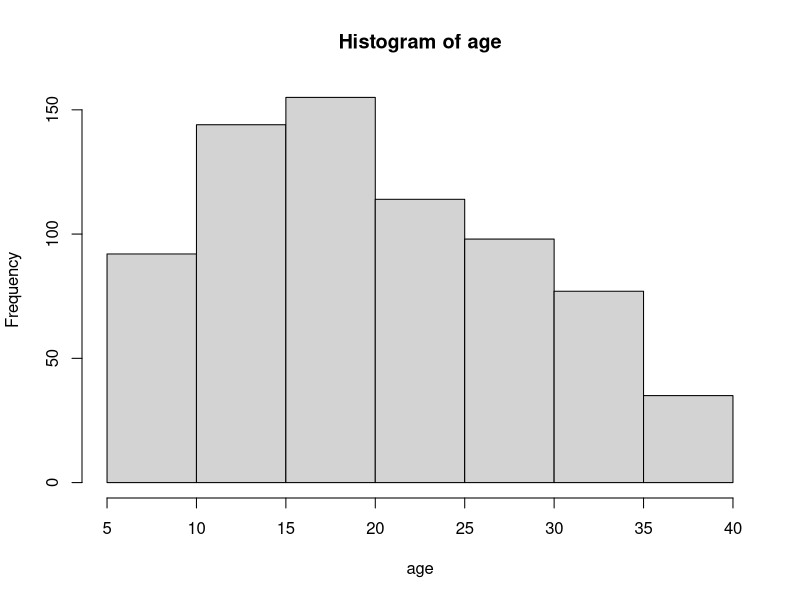
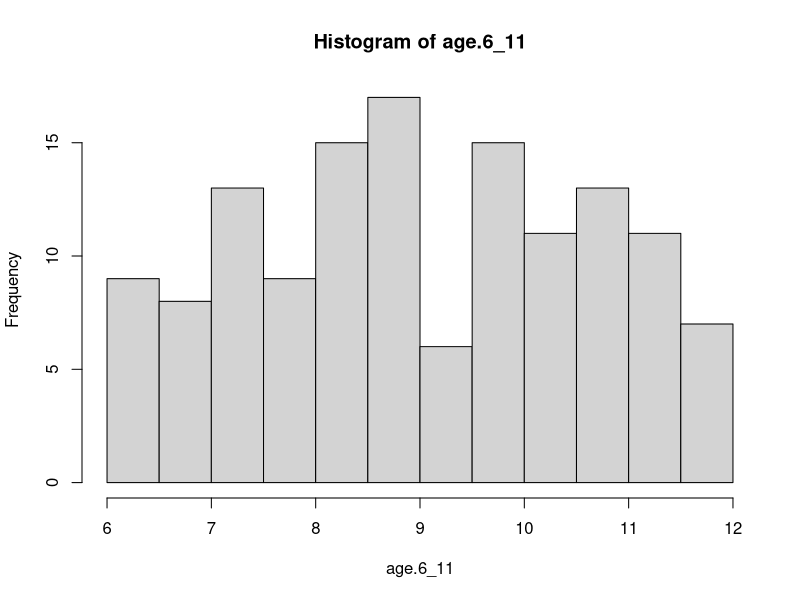
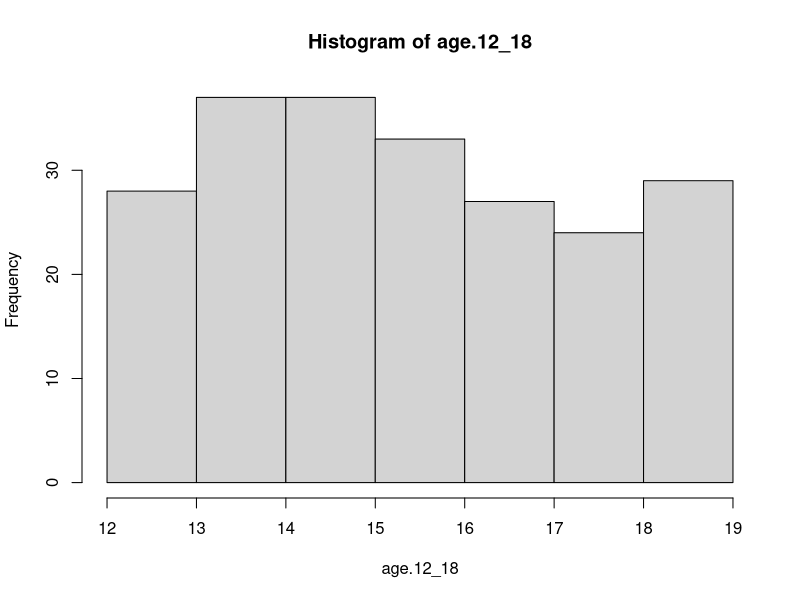
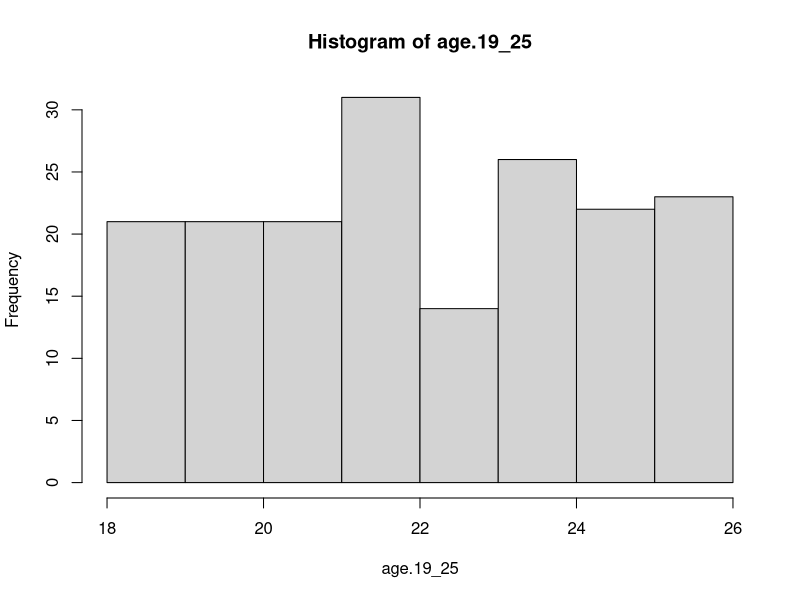
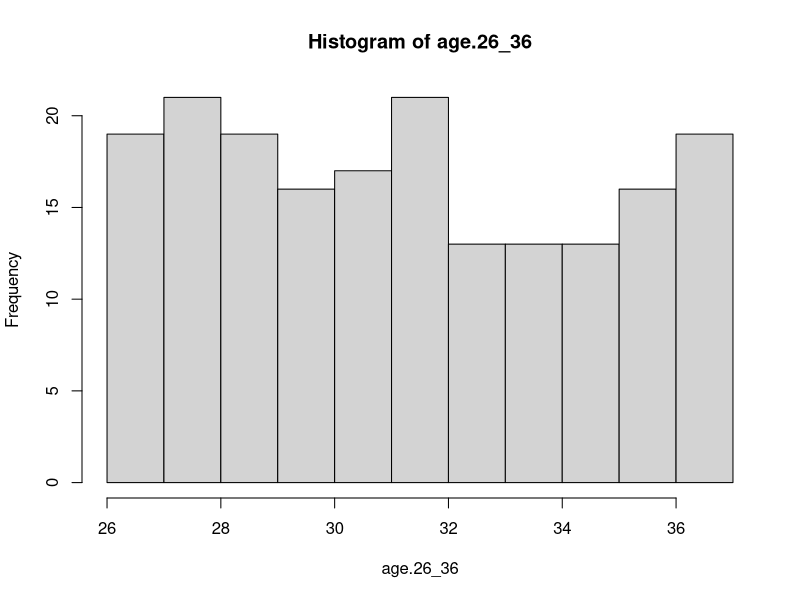
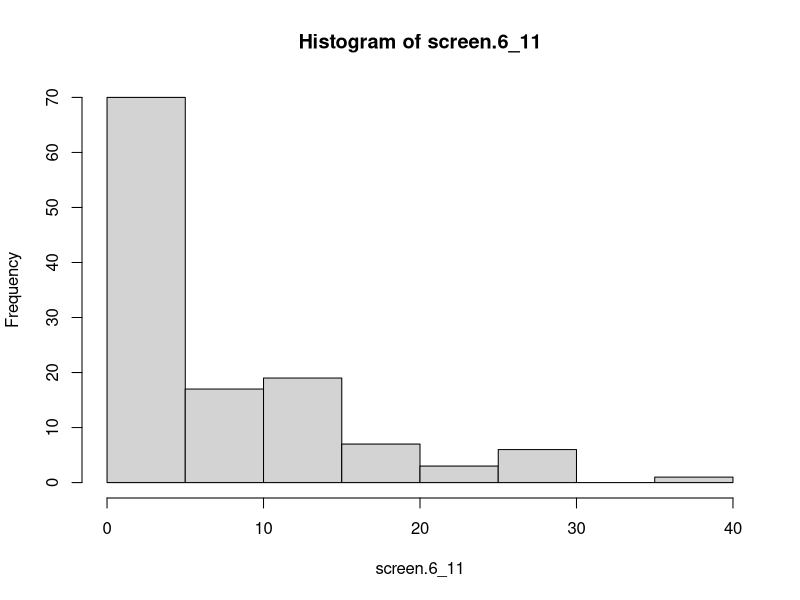
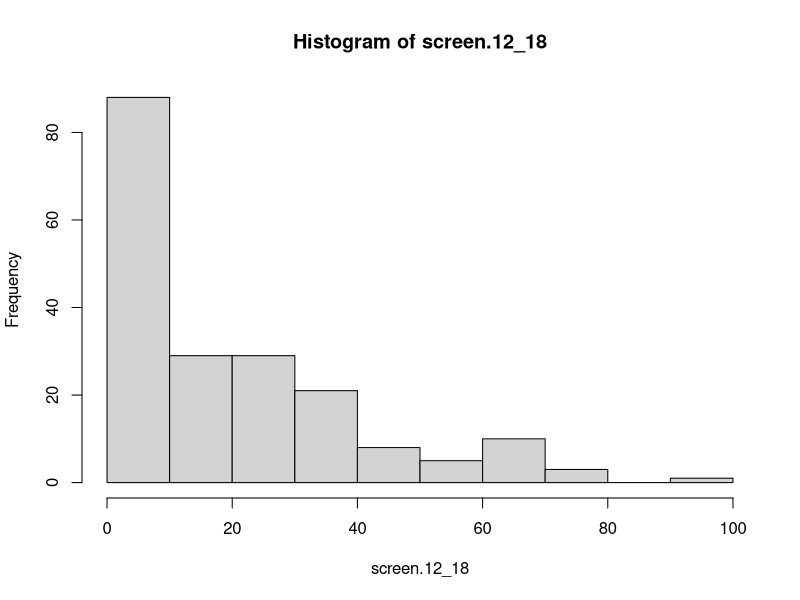
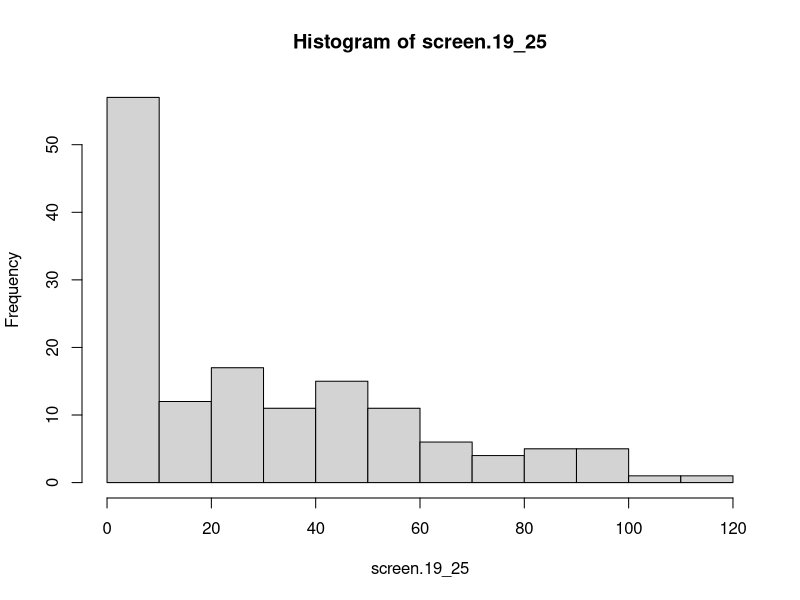

Recreate these plots in R, in order. (Note: this script raises an error after producing the figures.)
#### Data Simulation ####

set.seed(0)

# Overall Values

total.n.6_11 <- 134
total.n.12_18 <- 215
total.n.19_25 <- 179
total.n.26_36 <- 187


# Age

age.6_11 <- runif(n=total.n.6_11, min = 6, max = 11.9)
sd(age.6_11)
# sim sd: ~ 1.7
# original sd: 1.82
age.12_18 <- runif(n=total.n.12_18, min = 12, max = 18.9)
sd(age.12_18)
# sim sd: ~ 2.0
# original sd: 2.19

age.19_25 <- runif(n=total.n.19_25, min = 18, max = 25.9)
sd(age.19_25)
# sim sd: ~ 2.4
# original sd: 2.07

age.26_36 <- rnorm(n=total.n.26_36, mean=30.64, sd=3.07)
age.26_36 <- runif(n=total.n.26_36, min = 26, max = 36.9)
sd(age.26_36)
# sim sd: ~ 3.1
# original sd: 3.07


age <- c(age.6_11, age.12_18, age.19_25, age.26_36)
sd(age)
# sim sd: ~ 8.6
# original sd: 8.26

hist(age)
hist(age.6_11)
hist(age.12_18)
hist(age.19_25)
hist(age.26_36)



impute.age.6_11 <- replace(age.6_11, is.na(age.6_11), 
                              mean(age.6_11, na.rm=TRUE))
impute.age.12_18 <- replace(age.12_18, is.na(age.12_18), 
                               mean(age.12_18, na.rm=TRUE))
impute.age.19_25 <- replace(age.19_25, is.na(age.19_25), 
                               mean(age.19_25, na.rm=TRUE))
impute.age.26_36 <- replace(age.26_36, is.na(age.26_36), 
                               mean(age.26_36, na.rm=TRUE))





install.packages("truncnorm")
require(truncnorm)

# Touchscreen Use

# Touchscreen values for each age group

screen.mean.6_11 <- 8.53
screen.mean.12_18 <- 18.80
screen.mean.19_25 <- 25.18
screen.mean.26_36 <- 44.11
screen.mean.all <- 24.45

screen.sd.6_11 <- 15.54
screen.sd.12_18 <- 36.83
screen.sd.19_25 <- 37.46
screen.sd.26_36 <- 47.75
screen.sd.all <- 38.98

screen.n.6_11 <- 123
screen.n.12_18 <- 194
screen.n.19_25 <- 145
screen.n.26_36 <- 151
screen.n.all <- 612

# set.seed(0)

screen.6_11 <- (0.7)* rnorm(n=total.n.6_11, mean=(screen.mean.6_11-2.5), sd=screen.sd.6_11) + 
                (0.3)* rnorm(n=total.n.6_11, mean=3, sd=5)
screen.6_11 <- replace(screen.6_11, screen.6_11<0, 0)
screen.6_11[sample(1:length(screen.6_11), 
                   size = (total.n.6_11-screen.n.6_11), replace = FALSE)] <- NA
hist(screen.6_11)
sd(screen.6_11, na.rm = TRUE)
mean(screen.6_11, na.rm = TRUE)
# Sim mean typically hovers between 6.5-8.5
# Original mean: 7.53

# set.seed(0)
screen.12_18 <- (0.7)* rnorm(n=total.n.12_18, mean=(screen.mean.12_18-4), sd=screen.sd.12_18) + 
  (0.3)* rnorm(n=total.n.12_18, mean=10, sd=10)
screen.12_18 <- replace(screen.12_18, screen.12_18<0, 0)
screen.12_18[sample(1:length(screen.12_18), 
                    size = (total.n.12_18-screen.n.12_18), replace = FALSE)] <- NA
hist(screen.12_18)
sd(screen.12_18, na.rm = TRUE)
mean(screen.12_18, na.rm = TRUE)
# Sim mean typically hovers between 17-19.5
# Original mean: 18.8

# set.seed(0)
screen.19_25 <- (0.7)* rnorm(n=total.n.19_25, mean=(screen.mean.19_25-7), sd=screen.sd.19_25) + 
  (0.3)* rnorm(n=total.n.19_25, mean=15, sd=10)
screen.19_25 <- rnorm(n=total.n.19_25, mean=(25.18-7), sd=37.46)
screen.19_25 <- replace(screen.19_25, screen.19_25<0, 0)
screen.19_25[sample(1:length(screen.19_25), 
                    size = (total.n.19_25-screen.n.19_25), replace = FALSE)] <- NA
hist(screen.19_25)
sd(screen.19_25, na.rm = TRUE)
mean(screen.19_25, na.rm = TRUE)
# Final mean typically hovers between 24-28
# Original mean: 25.18

# set.seed(0)
screen.26_36 <- (0.7)* rnorm(n=total.n.26_36, mean=(screen.mean.26_36), sd=screen.sd.26_36) + 
  (0.3)* rnorm(n=total.n.26_36, mean=40, sd=10)
screen.26_36 <- replace(screen.26_36, screen.26_36<0, 0)
screen.26_36[sample(1:length(screen.26_36), 
                    size = (total.n.26_36-screen.n.26_36), replace = FALSE)] <- NA
hist(screen.26_36)
sd(screen.26_36, na.rm = TRUE)
mean(screen.26_36, na.rm = TRUE)
# Final mean typically hovers between 41-48
# Original mean: 44.11

hist(screen.6_11)
hist(screen.12_18)
hist(screen.19_25)
hist(screen.26_36)

screentime <- c(screen.6_11, screen.12_18, screen.19_25, screen.26_36)
hist(screentime)

impute_screen.6_11 <- replace(screen.6_11, is.na(screen.6_11), 
                              mean(screen.6_11, na.rm=TRUE))
impute_screen.12_18 <- replace(screen.12_18, is.na(screen.12_18), 
                               mean(screen.12_18, na.rm=TRUE))
impute_screen.19_25 <- replace(screen.19_25, is.na(screen.19_25), 
                               mean(screen.19_25, na.rm=TRUE))
impute_screen.26_36 <- replace(screen.26_36, is.na(screen.26_36), 
                               mean(screen.26_36, na.rm=TRUE))

# Sex

sex.6_11 <- rep(x = "Female", times = total.n.6_11)
sex.6_11[sample(1:length(sex.6_11), size=ceiling(total.n.6_11*0.5149), 
                replace = FALSE)] <- "Male"

sex.12_18 <- rep(x = "Female", times = total.n.12_18)
sex.12_18[sample(1:length(sex.12_18), size=ceiling(total.n.12_18*0.5302), 
                 replace = FALSE)] <- "Male"


sex.19_25 <- rep(x = "Female", times = total.n.19_25)
sex.19_25[sample(1:length(sex.19_25), size=ceiling(total.n.19_25*0.5587), 
                 replace = FALSE)] <- "Male"


sex.26_36 <- rep(x = "Female", times = total.n.26_36)
sex.26_36[sample(1:length(sex.26_36), size=ceiling(total.n.26_36*0.5134), 
               replace = FALSE)] <- "Male"

sex <- c(sex.6_11, sex.12_18, sex.19_25, sex.26_36)
length(sex)

# Background TV

# N values for each age group
tv.n.6_11 <- 123
tv.n.12_18 <- 194
tv.n.19_25 <- 145
tv.n.26_36 <- 151

# TV values for each age group

tv.sd.6_11 <- 186.08
tv.sd.12_18 <- 172.70
tv.sd.19_25 <- 162.99
tv.sd.26_36 <-183.24

tv.mean.6_11 <- 209.72
tv.mean.12_18 <- 189.62
tv.mean.19_25 <- 187.00
tv.mean.26_36 <- 219.01


# Ratio values for each age group
tv_screen_ratio.6_11 <- tv_mean.6_11/screen_mean.6_11
tv_screen_ratio.12_18 <- tv_mean.12_18/screen_mean.12_18
tv_screen_ratio.19_25 <- tv_mean.19_25/screen_mean.19_25
tv_screen_ratio.26_36 <- tv_mean.26_36/screen_mean.26_36


tv_mean.all <-200.27



tv.6_11 <- (0.6)*(impute_screen.6_11 * tv_screen_ratio.6_11) + 
  (0.4)*(tv_mean.6_11 + rnorm(tv.n.6_11, sd=tv_sd.6_11))
tv.6_11[sample(1:length(tv.6_11), size=(total.n.6_11-tv.n.6_11), 
               replace = FALSE)] <- NA
tv.6_11 <- replace(tv.6_11, tv.6_11<0, 0)
hist(tv.6_11)
mean(tv.6_11, na.rm=TRUE)
# Sim mean hovers between: 199-211
# Original mean: 209.72


tv.12_18 <- (0.6)*(impute_screen.12_18 * tv_screen_ratio.12_18) + 
  (0.4)*(tv_mean.12_18 + rnorm(tv.n.12_18, sd=tv_sd.12_18))
tv.12_18[sample(1:length(tv.12_18), size=(total.n.12_18-tv.n.12_18), 
                replace = FALSE)] <- NA
tv.12_18 <- replace(tv.12_18, tv.12_18<0, 0)
hist(tv.12_18)
mean(tv.12_18, na.rm=TRUE)
# Sim mean hovers between: 185-196
# Original mean: 189.62


tv.19_25 <- (0.6)*(impute_screen.19_25 * tv_screen_ratio.19_25) + 
  (0.4)*(tv_mean.19_25 + rnorm(tv.n.19_25, sd=tv_sd.19_25))
tv.19_25[sample(1:length(tv.19_25), size=(total.n.19_25-tv.n.19_25), 
                replace = FALSE)] <- NA
tv.19_25 <- replace(tv.19_25, tv.19_25<0, 0)
hist(tv.19_25)
mean(tv.19_25, na.rm=TRUE)
# Sim mean hovers between: 175-195
# Original mean: 187.00

tv.26_36 <- (0.6)*(impute_screen.26_36 * tv_screen_ratio.26_36) + 
  (0.4)*(tv_mean.26_36 + rnorm(tv.n.26_36, mean=-10, sd=tv_sd.26_36))
tv.26_36[sample(1:length(tv.26_36), size=(total.n.26_36-tv.n.26_36), 
                replace = FALSE)] <- NA
tv.26_36 <- replace(tv.26_36, tv.26_36<0, 0)
mean(tv.26_36, na.rm=TRUE)
# Sim mean hovers between: 215-225
# Original mean: 219.01


tv <- c(tv.6_11, tv.12_18, tv.19_25, tv.26_36)
hist(tv)



## Night-time sleep duration

# Overall values for each age group
ntsleep.n.6_11 <- 116
ntsleep.n.12_18 <- 176
ntsleep.n.19_25 <- 132
ntsleep.n.26_36 <- 130

ntsleep.sd.6_11 <- 64.81
ntsleep.sd.12_18 <- 50.13
ntsleep.sd.19_25 <- 60.12
ntsleep.sd.26_36 <-61.81

ntsleep.mean.6_11 <- 637.24
ntsleep.mean.12_18 <- 647.24
ntsleep.mean.19_25 <- 651.25
ntsleep.mean.26_36 <- 643.21


# Ratio values for each age group


ntsleep_screen_ratio.6_11 <- ntsleep.mean.6_11/screen.mean.6_11
ntsleep_screen_ratio.12_18 <- ntsleep.mean.12_18/screen.mean.12_18
ntsleep_screen_ratio.19_25 <- ntsleep.mean.19_25/screen.mean.19_25
ntsleep_screen_ratio.26_36 <- ntsleep.mean.26_36/screen.mean.26_36


ntsleep.6_11 <- rtruncnorm(n=total.n.6_11, a=(ntsleep.mean.6_11-ntsleep.sd.6_11*2), 
                            b=(ntsleep.mean.6_11+ntsleep.sd.6_11*3),
                            mean=ntsleep.mean.6_11+50,
                            sd=ntsleep.sd.6_11) - 
                0.08*(impute_screen.6_11 * ntsleep_screen_ratio.6_11)
ntsleep.6_11[sample(1:length(ntsleep.6_11), size=(total.n.6_11-ntsleep.n.6_11), 
               replace = FALSE)] <- NA
hist(ntsleep.6_11)
mean(ntsleep.6_11, na.rm=TRUE)
# Sim mean hovers around: 632-643
# Original mean: 637.24

ntsleep.12_18 <- rtruncnorm(n=total.n.12_18, a=(ntsleep.mean.12_18-ntsleep.sd.12_18*2), 
                           b=(ntsleep.mean.12_18+ntsleep.sd.12_18*3),
                           mean=ntsleep.mean.12_18+60,
                           sd=ntsleep.sd.12_18) - 
                0.08*(impute_screen.12_18 * ntsleep_screen_ratio.12_18)
ntsleep.12_18[sample(1:length(ntsleep.12_18), size=(total.n.12_18-ntsleep.n.12_18), 
                    replace = FALSE)] <- NA
hist(ntsleep.12_18)
mean(ntsleep.12_18, na.rm=TRUE)
# Sim mean hovers around: 639-656
# Original mean: 647.24


ntsleep.19_25 <- rtruncnorm(n=total.n.19_25, a=(ntsleep.mean.19_25-ntsleep.sd.19_25*2), 
                            b=(ntsleep.mean.19_25+ntsleep.sd.19_25*3),
                            mean=ntsleep.mean.19_25+50,
                            sd=ntsleep.sd.19_25) - 
                0.08*(impute_screen.19_25 * ntsleep_screen_ratio.19_25)
ntsleep.19_25[sample(1:length(ntsleep.19_25), size=(total.n.19_25-ntsleep.n.19_25), 
                     replace = FALSE)] <- NA
hist(ntsleep.19_25)
mean(ntsleep.19_25, na.rm=TRUE)
# Sim mean hovers between: 641-658
# Original mean: 651.25

ntsleep.26_36 <- rtruncnorm(n=total.n.26_36, a=(ntsleep.mean.26_36-ntsleep.sd.26_36*2), 
                            b=(ntsleep.mean.26_36+ntsleep.sd.26_36*3),
                            mean=ntsleep.mean.26_36+56,
                            sd=ntsleep.sd.26_36) - 
  0.08*(impute_screen.26_36 * ntsleep_screen_ratio.26_36)
ntsleep.26_36[sample(1:length(ntsleep.26_36), size=(total.n.26_36-ntsleep.n.26_36), 
                     replace = FALSE)] <- NA
hist(ntsleep.26_36)
mean(ntsleep.26_36, na.rm=TRUE)
# Sim mean hovers around: 638-651
# Original mean: 643.21


ntsleep <- c(ntsleep.6_11, ntsleep.12_18, ntsleep.19_25, ntsleep.26_36)
hist(ntsleep)



## Day-time sleep duration

# Overall values for each age group
daysleep.n.6_11 <- 116
daysleep.n.12_18 <- 176
daysleep.n.19_25 <- 132
daysleep.n.26_36 <- 126

daysleep.sd.6_11 <- 47.27
daysleep.sd.12_18 <- 38.40
daysleep.sd.19_25 <- 40.28
daysleep.sd.26_36 <- 53.20

daysleep.mean.6_11 <- 139.05
daysleep.mean.12_18 <- 122.47
daysleep.mean.19_25 <- 100.57
daysleep.mean.26_36 <- 68.25


# Ratio values for each age group
daysleep.screen_ratio.6_11 <- daysleep.mean.6_11/screen.mean.6_11
daysleep.screen_ratio.12_18 <- daysleep.mean.12_18/screen.mean.12_18
daysleep.screen_ratio.19_25 <- daysleep.mean.19_25/screen.mean.19_25
daysleep.screen_ratio.26_36 <- daysleep.mean.26_36/screen.mean.26_36


daysleep.6_11 <- rtruncnorm(n=total.n.6_11, a=(daysleep.mean.6_11-daysleep.sd.6_11*3), 
                            b=(daysleep.mean.6_11+daysleep.sd.6_11*2),
                            mean=daysleep.mean.6_11-5,
                            sd=daysleep.sd.6_11) + 
            0.05*(impute_screen.6_11 * daysleep.screen_ratio.6_11)
daysleep.6_11[sample(1:length(daysleep.6_11), size=(total.n.6_11-daysleep.n.6_11),
                    replace = FALSE)] <- NA
daysleep.6_11 <- replace(daysleep.6_11, daysleep.6_11<0, 0)
mean(daysleep.6_11, na.rm = TRUE)
# Simulated mean hovers around: 128-144
# Original mean: 139.05


daysleep.12_18 <- rtruncnorm(n=total.n.12_18, a=(daysleep.mean.12_18-daysleep.sd.12_18*3), 
                            b=(daysleep.mean.12_18+daysleep.sd.12_18*2),
                            mean=daysleep.mean.12_18-5,
                            sd=daysleep.sd.12_18) + 
  0.05*(impute_screen.12_18 * daysleep.screen_ratio.12_18)
daysleep.12_18[sample(1:length(daysleep.12_18), size=(total.n.12_18-daysleep.n.12_18),
                     replace = FALSE)] <- NA
daysleep.12_18 <- replace(daysleep.12_18, daysleep.12_18<0, 0)
mean(daysleep.12_18, na.rm = TRUE)
# Simulated mean hovers around: 120-125
# Original mean: 122.47


daysleep.19_25 <- rtruncnorm(n=total.n.19_25, a=(daysleep.mean.19_25-daysleep.sd.19_25*3), 
                             b=(daysleep.mean.19_25+daysleep.sd.19_25*2),
                             mean=daysleep.mean.19_25-5,
                             sd=daysleep.sd.19_25) + 
  0.05*(impute_screen.19_25 * daysleep.screen_ratio.19_25)
daysleep.19_25[sample(1:length(daysleep.19_25), size=(total.n.19_25-daysleep.n.19_25),
                     replace = FALSE)] <- NA
daysleep.19_25 <- replace(daysleep.19_25, daysleep.19_25<0, 0)
mean(daysleep.19_25, na.rm = TRUE)
# Simulated mean hovers around: 97-102
# Original mean: 100.57


daysleep.26_36 <- rtruncnorm(n=total.n.26_36, a=(daysleep.mean.26_36-daysleep.sd.26_36*3), 
                             b=(daysleep.mean.26_36+daysleep.sd.26_36*2),
                             mean=daysleep.mean.26_36-4,
                             sd=daysleep.sd.26_36) + 
  0.05*(impute_screen.26_36 * daysleep.screen_ratio.26_36)
daysleep.26_36[sample(1:length(daysleep.26_36), size=(total.n.26_36-daysleep.n.26_36),
                     replace = FALSE)] <- NA
daysleep.26_36 <- replace(daysleep.26_36, daysleep.26_36<0, 0)
mean(daysleep.26_36, na.rm = TRUE)
# Simulated mean hovers around: 59-78
# Original mean: 68.25


daysleep <- c(daysleep.6_11, daysleep.12_18, daysleep.19_25, daysleep.26_36)
hist(daysleep)
mean(daysleep, na.rm=TRUE)
# Simulated mean: 106.32
# Original mean: 108.29

# Total sleep

totalsleep <- ntsleep+daysleep


# Average number of night awakenings

# Age means 
age.mean.6_11 <- 8.99
age.mean.12_18 <- 14.40
age.mean.19_25 <- 21.94
age.mean.26_36 <- 30.64


# Overall values for each age group

wake.n.6_11 <- 116
wake.n.12_18 <- 177
wake.n.19_25 <- 133
wake.n.26_36 <- 130

wake.sd.6_11 <- 1.73
wake.sd.12_18 <- 1.33
wake.sd.19_25 <- 1.01
wake.sd.26_36 <- 0.81

wake.mean.6_11 <- 2
wake.mean.12_18 <- 1.29
wake.mean.19_25 <- 0.91
wake.mean.26_36 <- 0.58


# Ratio values for each age group
wake.age_ratio.6_11 <- wake_mean.6_11/age.mean.6_11
wake.age_ratio.12_18 <- wake_mean.12_18/age.mean.12_18
wake.age_ratio.19_25 <- wake_mean.19_25/age.mean.19_25
wake.age_ratio.26_36 <- wake_mean.26_36/age.mean.26_36


wake.6_11 <- floor(rtruncnorm(n=total.n.6_11, a=(wake.mean.6_11-wake.sd.6_11*2), 
                            b=(wake.mean.6_11+wake.sd.6_11*3),
                            mean=wake.mean.6_11+0.75,
                            sd=wake.sd.6_11) - 
                  0.15*(impute.age.6_11 * wake.age_ratio.6_11))
wake.6_11[sample(1:length(wake.6_11), size=(total.n.6_11-wake.n.6_11),
                     replace = FALSE)] <- NA
wake.6_11 <- replace(wake.6_11, wake.6_11<0, 0)
mean(wake.6_11, na.rm = TRUE)
# Simulated mean hovers around: 1.75-2.19
# Original mean: 2


wake.12_18 <- floor(rtruncnorm(n=total.n.12_18, a=(wake.mean.12_18-wake.sd.12_18*2), 
                              b=(wake.mean.12_18+wake.sd.12_18*3),
                              mean=wake.mean.12_18+0.6,
                              sd=wake.sd.12_18) - 
                     0.15*(impute.age.12_18 * wake.age_ratio.12_18))
wake.12_18[sample(1:length(wake.12_18), size=(total.n.12_18-wake.n.12_18),
                      replace = FALSE)] <- NA
wake.12_18 <- replace(wake.12_18, wake.12_18<0, 0)
mean(wake.12_18, na.rm = TRUE)
# Simulated mean hovers around: 1.23-1.37
# Original mean: 1.29


wake.19_25 <- floor(rtruncnorm(n=total.n.19_25, a=(wake.mean.19_25-wake.sd.19_25*2), 
                               b=(wake.mean.19_25+wake.sd.19_25*3),
                               mean=wake.mean.19_25+0.55,
                               sd=wake.sd.19_25) - 
                      0.15*(impute.age.19_25 * wake.age_ratio.19_25))
wake.19_25[sample(1:length(wake.19_25), size=(total.n.19_25-wake.n.19_25),
                      replace = FALSE)] <- NA
wake.19_25 <- replace(wake.19_25, wake.19_25<0, 0)
mean(wake.19_25, na.rm = TRUE)
# Simulated mean hovers around: 0.85-1.06
# Original mean: 0.91


wake.26_36 <- floor(rtruncnorm(n=total.n.26_36, a=(wake.mean.26_36-wake.sd.26_36*2), 
                               b=(wake.mean.26_36+wake.sd.26_36*3),
                               mean=wake.mean.26_36+0.55,
                               sd=wake.sd.26_36) - 
                      0.15*(impute.age.26_36 * wake.age_ratio.26_36))
wake.26_36[sample(1:length(wake.26_36), size=(total.n.26_36-wake.n.26_36),
                      replace = FALSE)] <- NA
wake.26_36 <- replace(wake.26_36, wake.26_36<0, 0)
mean(wake.26_36, na.rm = TRUE)
# Simulated mean hovers around: 0.53-0.67
# Original mean: 0.58


wake <- c(wake.6_11, wake.12_18, wake.19_25, wake.26_36)
mean(wake, na.rm=TRUE)
# Sim mean: 1.23
# Original mean: 1.17

# Sleep onset

# Overall values for each age group
onset.n.6_11 <- 116
onset.n.12_18 <- 177
onset.n.19_25 <- 131
onset.n.26_36 <- 130

onset_sd.6_11 <- 23.69
onset_sd.12_18 <- 16.53
onset_sd.19_25 <- 16.97
onset_sd.26_36 <- 27.86

onset_mean.6_11 <- 22.80
onset_mean.12_18 <- 21.54
onset_mean.19_25 <- 22.22
onset_mean.26_36 <- 29.34


# Ratio values for each age group
onset_screen_ratio.6_11 <- onset_mean.6_11/screen_mean.6_11
onset_screen_ratio.12_18 <- onset_mean.12_18/screen_mean.12_18
onset_screen_ratio.19_25 <- onset_mean.19_25/screen_mean.19_25
onset_screen_ratio.26_36 <- onset_mean.26_36/screen_mean.26_36


onset.6_11 <- (0.6)*(impute_screen.6_11 * onset_screen_ratio.6_11) + 
  (0.4)*(onset_mean.6_11 + rnorm(onset.n.6_11, sd=onset_sd.6_11))
onset.6_11[sample(1:length(onset.6_11), size=(total.n.6_11-onset.n.6_11),
                     replace = FALSE)] <- NA
onset.6_11 <- replace(onset.6_11, onset.6_11<0, 0)
mean(onset.6_11, na.rm = TRUE)


onset.12_18 <- (0.6)*(impute_screen.12_18 * onset_screen_ratio.12_18) + 
  (0.4)*(onset_mean.12_18 + rnorm(onset.n.12_18, sd=onset_sd.12_18))
onset.12_18[sample(1:length(onset.12_18), size=(total.n.12_18-onset.n.12_18),
                      replace = FALSE)] <- NA
onset.12_18 <- replace(onset.12_18, onset.12_18<0, 0)
mean(onset.12_18, na.rm = TRUE)


onset.19_25 <- (0.6)*(impute_screen.19_25 * onset_screen_ratio.19_25) + 
  (0.4)*(onset_mean.19_25 + rnorm(onset.n.19_25, sd=onset_sd.19_25))
onset.19_25[sample(1:length(onset.19_25), size=(total.n.19_25-onset.n.19_25),
                      replace = FALSE)] <- NA
onset.19_25 <- replace(onset.19_25, onset.19_25<0, 0)
mean(onset.19_25, na.rm = TRUE)


onset.26_36 <- (0.6)*(impute_screen.26_36 * onset_screen_ratio.26_36) + 
  (0.4)*(onset_mean.26_36 + rnorm(onset.n.26_36, sd=onset_sd.26_36))
onset.26_36[sample(1:length(onset.26_36), size=(total.n.26_36-onset.n.26_36),
                      replace = FALSE)] <- NA
onset.26_36 <- replace(onset.26_36, onset.26_36<0, 0)
mean(onset.26_36, na.rm = TRUE)

onset <- c(onset.6_11, onset.12_18, onset.19_25, onset.26_36)


df <- data.frame(age, sex, tv, screentime, ntsleep, daysleep, totalsleep, wake, onset)

df$age_category <- factor(rep(x = "26-36 months", times=length(df$age)), 
                             levels = c("6-11 months", "12-18 months", 
                                        "19-25 months", "26-36 months"))
df$age_category[df$age < 26] <- "19-25 months"
df$age_category[df$age < 19] <- "12-18 months"
df$age_category[df$age < 12] <- "6-11 months"
#### Data Exploration ####

library(ggplot2)

ggplot(data=df, aes(x=tv, y=screentime, color=age_category)) + 
  geom_point() + 
  facet_wrap(~age_category) +
  labs(title = "Background TV vs. Touchscreen Use", 
       y = "Touchscreen Use/Day (minutes)", 
       x = "Night-time Sleep")

ggplot(data=df, aes(x=screentime, color=age_category, fill=age_category)) + 
  geom_density(alpha=0.5) + 
  labs(title = "Touchscreen Use by Age Category", 
       x = "Touchscreen Use (minutes)")

# Alternative method for simulating TV, not as good as the final chosen method

# tv.6_11 <- rnorm(total.n.6_11, mean=(209.72-10), sd=186.08)
# tv.6_11 <- replace(tv.6_11, tv.6_11<0, 0)
# na.tv.sample <- sample(tv.6_11, 
#                        size=(total.n.6_11-tv.n.6_11), 
#                        replace=FALSE)
# tv.6_11 <- replace(tv.6_11, na.tv.sample, NA)
# mean(tv.6_11, na.rm=TRUE)
# # Final mean falls between 190-220
# 
# tv.12_18 <- rnorm(total.n.12_18, mean=(189.62-17), sd=172.70)
# tv.12_18 <- replace(tv.12_18, tv.12_18<0, 0)
# na.tv.sample <- sample(tv.12_18, 
#                        size=(total.n.12_18-tv.n.12_18), 
#                        replace=FALSE)
# tv.12_18 <- replace(tv.12_18, na.tv.sample, NA)
# mean(tv.12_18, na.rm=TRUE)
# # Final mean falls between 170-200
# 
# tv.19_25 <- rnorm(total.n.19_25, mean=(187.00-12), sd=162.99)
# tv.19_25 <- replace(tv.19_25, tv.19_25<0, 0)
# na.tv.sample <- sample(tv.19_25, 
#                        size=(total.n.19_25-tv.n.19_25), 
#                        replace=FALSE)
# tv.19_25 <- replace(tv.19_25, na.tv.sample, NA)
# mean(tv.19_25, na.rm=TRUE)
# # Final mean falls between 170-210
# # Larger variation than previous age group because there's a smaller sample size
# 
# 
# tv.26_36 <- rnorm(total.n.26_36, mean=(219.01-7), sd=175.99)
# tv.26_36 <- replace(tv.26_36, tv.26_36<0, 0)
# na.tv.sample <- sample(tv.26_36, 
#                        size=(total.n.26_36-tv.n.26_36), 
#                        replace=FALSE)
# tv.26_36 <- replace(tv.26_36, na.tv.sample, NA)
# mean(tv.26_36, na.rm=TRUE)
# # Final mean falls between 205-235
